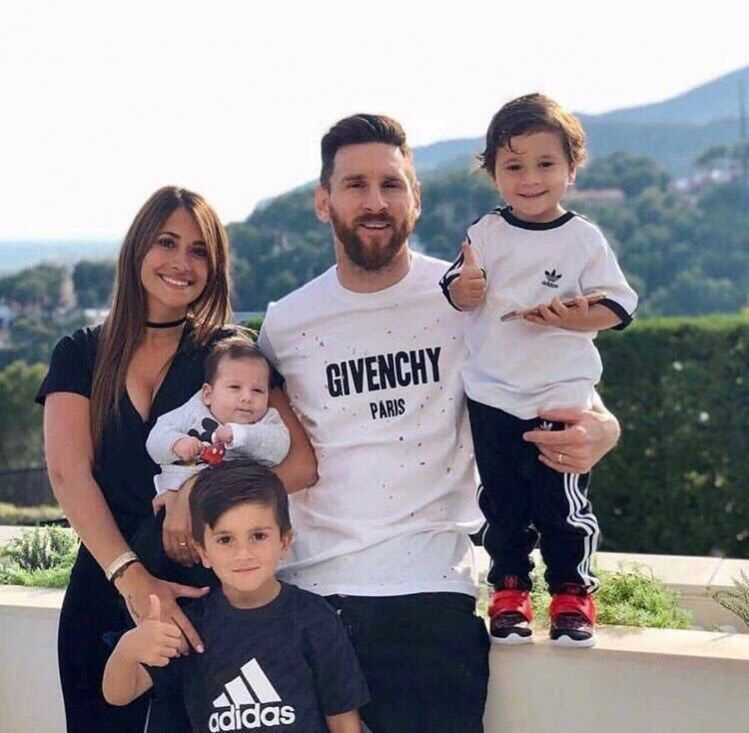
#> input picture FaceDetection/photo.jpg, 749 x 733 px, given in place of the camera
$ python object_detection.py
#> lines starting #> are read from the running program, lines starting #| are printed output that depends on the picture; after the words box and inside, x2 and y2 are one past the last pixel; in counts of white or black regions, pixels touching at a corner belong together
import cv2
import numpy as np


def nothing(x):
    print(x)


cap = cv2.VideoCapture(0)

cv2.namedWindow('Tracking')
cv2.createTrackbar('LH', 'Tracking', 0, 255, nothing)
#> slider 'LH' is set to 51
cv2.createTrackbar('LS', 'Tracking', 0, 255, nothing)
#> slider 'LS' is set to 51
cv2.createTrackbar('LV', 'Tracking', 0, 255, nothing)
#> slider 'LV' is set to 51
cv2.createTrackbar('UH', 'Tracking', 255, 255, nothing)
cv2.createTrackbar('US', 'Tracking', 255, 255, nothing)
cv2.createTrackbar('UV', 'Tracking', 255, 255, nothing)

while True:
    # frame = cv2.imread('color-balls.jpeg')
    _, frame = cap.read()
#> frame is the input picture: shape (733, 749, 3); mean B, G, R 145.7, 142, 146
    hsv = cv2.cvtColor(frame, cv2.COLOR_BGR2HSV)
#> hsv: shape (733, 749, 3); mean H, S, V 72.8, 57.9, 156.9
    l_h = cv2.getTrackbarPos('LH', 'Tracking')
    l_s = cv2.getTrackbarPos('LS', 'Tracking')
    l_v = cv2.getTrackbarPos('LV', 'Tracking')

    u_h = cv2.getTrackbarPos('UH', 'Tracking')
    u_s = cv2.getTrackbarPos('US', 'Tracking')
    u_v = cv2.getTrackbarPos('UV', 'Tracking')

    l_b = np.array([l_h, l_s, l_v]) # low range of blue
    u_b = np.array([u_h, u_s, u_v]) # upper range

# LH - 90, LS - 49, LV - 0 , UH - 111, US - 255, UV - 255

    mask = cv2.inRange(hsv, l_b, u_b)
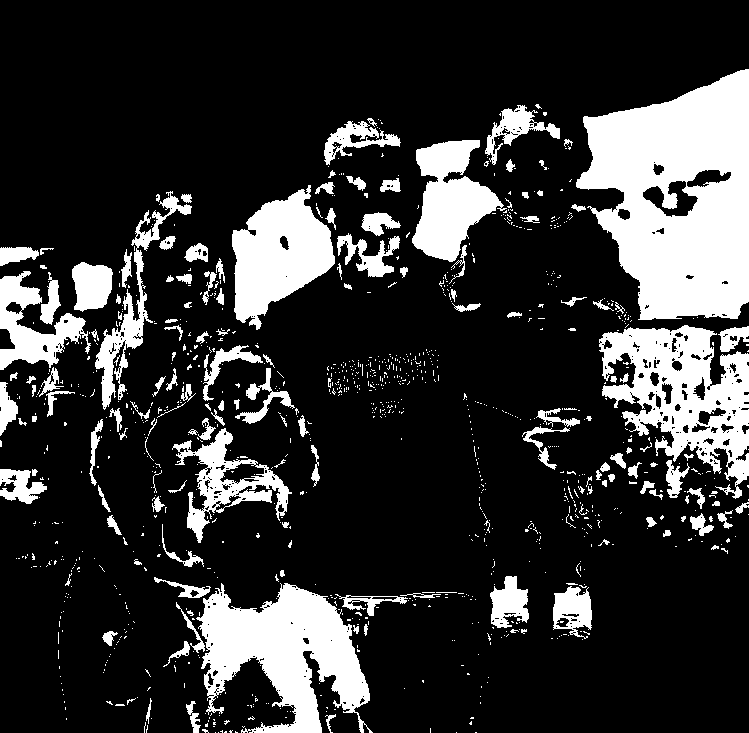
#> mask: shape (733, 749); 19.9% white; 1080 white regions (924 under 20 px), largest, box (x1, y1, x2, y2) and area: (576, 69, 749, 320) 29512, (196, 583, 373, 733) 14381, (599, 325, 749, 499) 12724

    res = cv2.bitwise_and(frame, frame, mask=mask)
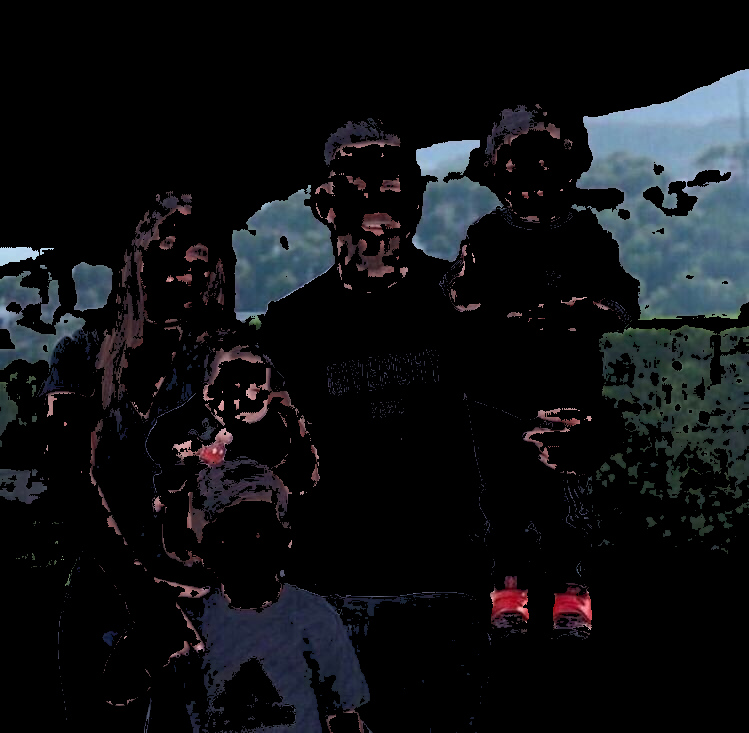
#> res: shape (733, 749, 3); mean B, G, R 19.8, 17.2, 15.5

    # cv2.imshow('frame', frame)
    cv2.imshow('mask', mask)
    cv2.imshow('res', res)

    key = cv2.waitKey(1)
#> (key Esc is pressed here)
    if key == 27:
        break

cap.release()
cv2.destroyAllWindows()
